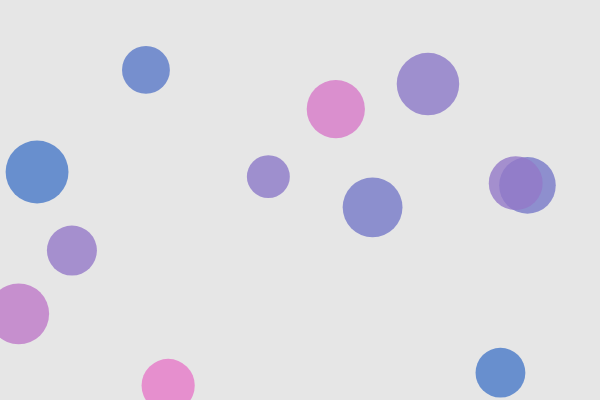
Frame 1 (no input)
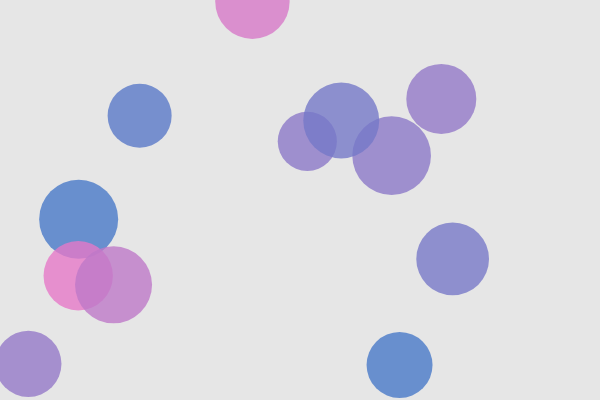
Frame 60 (no input)
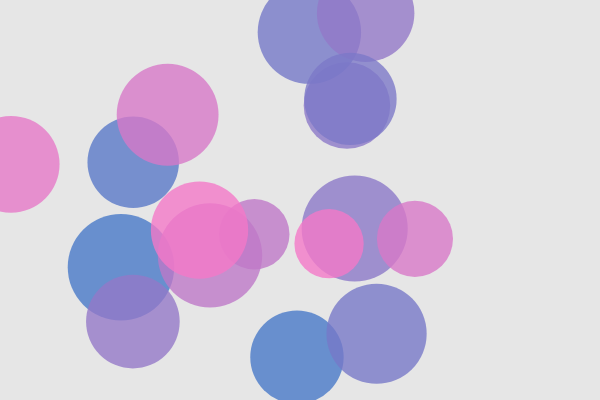
Frame 120 (the mouse pressed at the canvas centre since frame 60)

The p5.js sketch that drew these frames (run headless with seeded random() and noise() and a simulated clock; from frame 60 on, the mouse is pressed at the canvas centre):

// p5.js sketch
// ── sketch.js
// DM2008 — Activity 4b
// Objects in Motion (60 min)

// ============================
// Step 0: Global data
// ============================
let agents = []; // array to hold many objects
const NUM_START = 12; // you can tweak this

function setup() {
  createCanvas(600, 400);
  noStroke();

  // ============================
  // Step 1: Populate the array
  // - Use a loop to create multiple instances
  // - Give each instance some randomized starting values
  // ============================
  for (let i = 0; i < NUM_START; i++) {
    let x = random(width);
    let y = random(height);
    let size = random(40, 70);
    let speedX = random(-2, 2);
    let speedY = random(-2, 2);
    // TODO: pass any extra properties you plan to use
    agents.push(new Agent(x, y, size, speedX, speedY));
  }
}

function draw() {
  background(230);

  // ============================
  // Step 2: Loop through the array
  // - Call at least TWO methods on each object
  //   e.g., update() then show()
  // ============================
  for (let i = 0; i < agents.length; i++) {
    agents[i].update(); // change over time
    agents[i].show(); // draw
  }

  // ============================
  // Step 3 (optional but recommended):
  // Removal / lifespan
  // - If your objects can "die", remove them safely.
  // - Use a backward loop to avoid skipping items when splicing.
  // ============================
  // for (let i = agents.length - 1; i >= 0; i--) {
  //   if (agents[i].life <= 0) {
  //     agents.splice(i, 1);
  //   }
  // }

  if (agents.length >= 60) {
    agents.splice(agents[1], 5);
  }
}

// ============================
// Step 4: Interaction (optional)
// - Add new objects with mouse clicks
// - Toggle behaviors with keys
// ============================
function mousePressed() {
  // agents.push(new Agent(mouseX, mouseY, size, speedX, speedY));

  for (let p = 0; p < 5; p++) {
    let size = random(40, 70);
    let speedX = random(-2, 2);
    let speedY = random(-2, 2);
    agents.push(new Agent(mouseX, mouseY, size, speedX, speedY));
  }
}

function keyPressed() {
  // Example toggles—feel free to customize
  if (key === "C" || key === "c") {
    // clear all agents
    agents = [];
  }
  //change all colors
  if (key === "e") {
    // ============================
    for (let i = 0; i < agents.length; i++) {
      agents[i].changeAlpha();
    }
  }
}

// ============================
// Step 5: Define your Class
// - Must have at least 1 property that changes over time
// - Must have at least 1 method besides show()
// - Feel free to add more properties/methods
// ============================
class Agent {
  constructor(x, y, size, speedX, speedY) {
    // Required properties
    this.x = x;
    this.y = y;
    this.size = size;

    // Motion
    this.dx = speedX;
    this.dy = speedY;

    // Style (customize!)
    this.hue = random(300);
    this.alpha = 200;

    // Lifespan (optional)
    this.life = 255; // use this if you want fade/shrink/remove behavior
  }

  // Method #1: update — change over time
  update() {
    // Basic movement
    this.x += this.dx;
    this.y += this.dy;

    // Simple screen wrap (A) or bounce (B) — pick one or implement your own:

    // (A) Wrap:
    // if (this.x > width) {
    //   this.x = 0;
    // }
    // if (this.x < 0) {
    //   this.x = width;
    // }
    // if (this.y > height) {
    //   this.y = 0;
    // }
    // if (this.y < 0) {
    //   this.y = height;
    // }

    // (B) Bounce (comment Wrap out if you use Bounce):
    if (this.x < 0 || this.x > width) {
      this.dx *= -1;
    }
    if (this.y < 0 || this.y > height) {
      this.dy *= -1;
    }

    // Example of property changing over time:
    // subtle size pulse
    this.size += sin(frameCount * 0.02) * 0.5;

    // Or use a lifespan:
    //this.life -= 1;        // fade over time
    // this.size -= 0.05;     // shrink slowly
  }

  // Method #2: show — draw the object
  show() {
    // If you use HSB, set colorMode(HSB) in setup()
    // colorMode(HSB, 360, 100, 100, 255);
    // fill(this.hue, 70, 90, this.alpha);

    // Using RGB to keep it simple
    fill(50 + (this.hue % 200), 120, 200, this.alpha);
    ellipse(this.x, this.y, this.size);
  }

  changeAlpha() {
    this.alpha = random(60, 200);
  }
}

/* ============================
   TODO ideas (pick at least one):
   - Add a second method besides show(), e.g., bounce(), shrink(), changeColor()
   - Make one property evolve over time (size, hue, alpha, speed)
   - Add a key or mouse interaction that changes *all* agents (loop over array)
   - Implement removal: shrink agents and splice them when too small
============================= */
